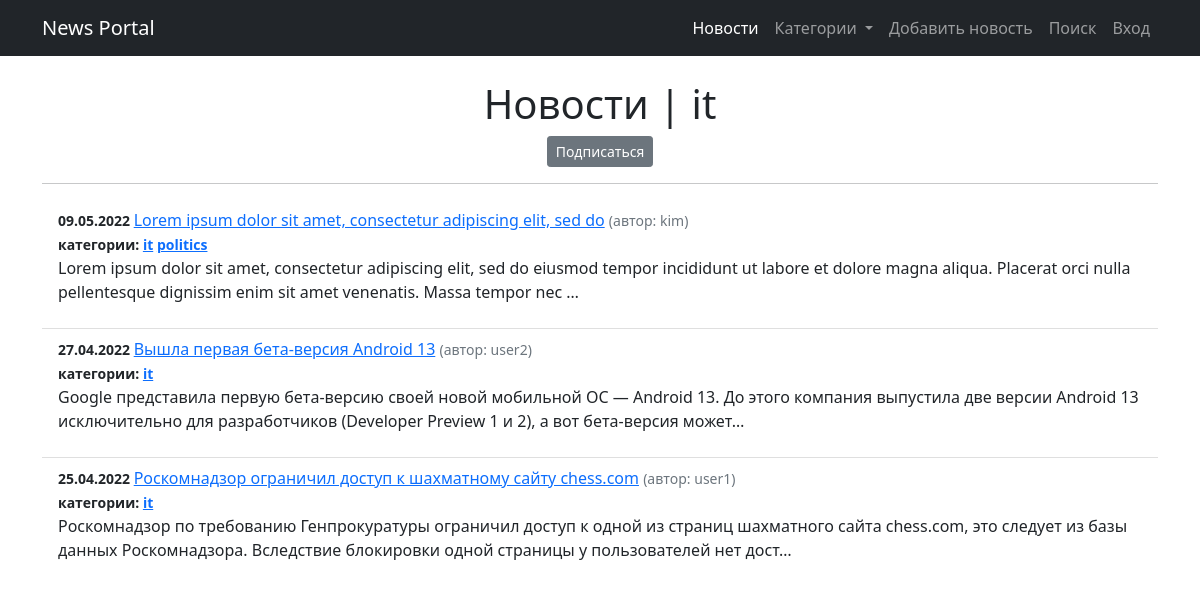
The page /news/category/it on the database as committed earlier.
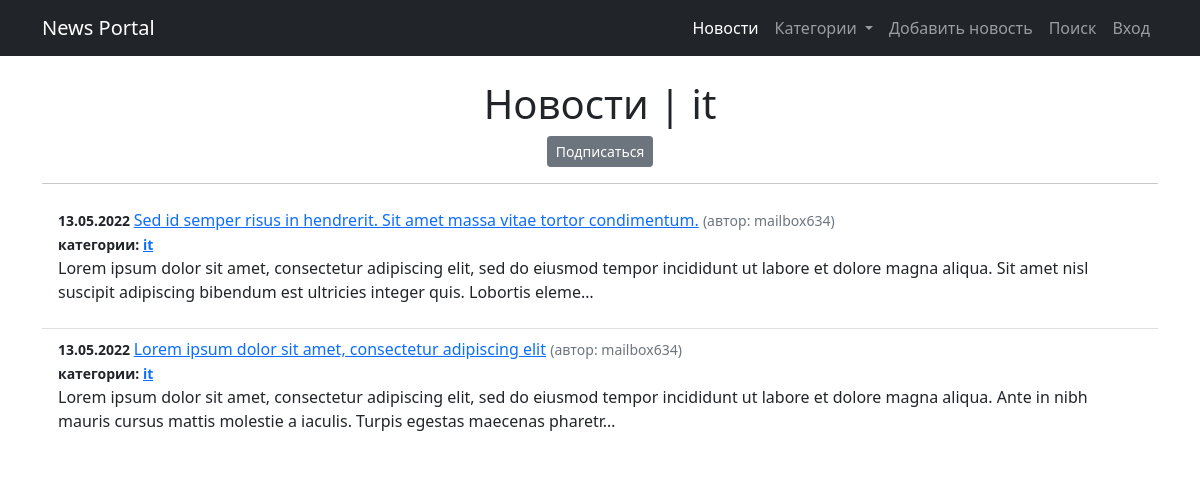
The same page on the database as committed later.
### news/models.py (models this page shows, shortened)
class Post(models.Model):
    article = 'AR'
    news = 'NW'
    POST_TYPE = [
        (article, 'статья'),
        (news, 'новость'),
    ]
    author = models.ForeignKey(Author, on_delete=models.CASCADE)
    post_type = models.CharField(
        max_length=2, choices=POST_TYPE, default=article)
    date = models.DateTimeField(auto_now_add=True)
    title = models.CharField(max_length=255)
    text = models.TextField()
    rating = models.IntegerField(default=0)
    category = models.ManyToManyField(
        Category, through='PostCategory')

class Author(models.Model):
    username = models.OneToOneField(
        User, on_delete=models.CASCADE, primary_key=True)
    rating = models.IntegerField(default=0)
    def __str__(self):
        return self.username.username

class Category(models.Model):
    name = models.CharField(max_length=255, unique=True)
    subscriber = models.ManyToManyField(
        'Subscriber', through='CategorySubscriber')
    def __str__(self):
        return self.name

### news/views.py (the view)
# urls.py: path('category/<str:category>', CategoryNewsListView.as_view(),
class CategoryNewsListView(NewsList):
    model = Post
    template_name = 'news/category_news_list.html'
    context_object_name = 'category_news_list'
    def get_queryset(self):
        self.category = get_object_or_404(
            Category, name=self.kwargs['category'])
        queryset = Post.objects.filter(
            category__name=self.category).order_by('-date')
        return queryset
    def get_context_data(self, **kwargs):
        context = super(CategoryNewsListView, self).get_context_data(**kwargs)
        context['category'] = self.category
        return context

### news/templatetags/custom_filters.py (called while the page is built)
@register.filter()
def format_date(value):
    return value.strftime("%d.%m.%Y")

@register.filter()
def censor(text):
    if type(text) != str:
        return "Type error. Is not string"
    for word in CENSOR_WORDS:
        text = re.sub(r'(?:'+word[1:]+'?)[^\s]+',
                      ("*" * (len(word) - 1)), text)
    return text

### news/views.py (called while the page is built)
    def get_context_data(self, **kwargs):
        category_menu = Category.objects.all()
        context = super().get_context_data(**kwargs)
        context['is_not_authors'] = not self.request.user.groups.filter(
            name='authors').exists()
        context['category_menu'] = category_menu
        return context

### templates/news/category_news_list.html (shortened to what this page needs)
{% extends 'flatpages/default.html' %}
{% load custom_filters %}
{% block content %}
<h1 class="text-center"> Новости | {{category}}</h1>
<p class="text-center"><a href="{% url 'subscribe' category %}" class="btn btn-secondary btn-sm">Подписаться</a></p>
<hr>
    <ul class="list-group list-group-flush">
        {% for cat in category_news_list %}
            <li class="list-group-item">
                <small class="fw-bold">{{ cat.date | format_date }} </small>
                <a href="{% url 'news_post' cat.id %}">{{ cat.title | censor}}</a>
                <small class="text-muted ">(автор: {{ cat.author}})</small> <br>
                <small class="fw-bold">категории:
                    {% for category in cat.category.all %}
                        <a href="{% url 'category_news_list' category %}">{{ category}}</a>
                    {% endfor %}
                </small>
                <p>{{cat.text | censor | truncatechars:210}}</p>
            </li>
        {% endfor %}
    </ul>
{% endblock content %}

Rows that differ between the two databases and show on the page:
removed Post: date "09.05.2022", title|censor "Lorem ipsum dolor sit amet, consectetur adipiscing elit, sed do", author "kim", text|censor "Lorem ipsum dolor sit amet, consectetur adipiscing elit, sed do eiusmod tempor incididunt ut labore et dolore magna aliqua. Placerat orci nulla pellentesque dignissim enim sit amet venenatis. Massa tempor nec …", Category (name "it")
no longer on this page (row unchanged): Category: name "politics", shown under "09.05.2022"
removed Post: date "27.04.2022", title|censor "Вышла первая бета-версия Android 13", author "user2", text|censor "Google представила первую бета-версию своей новой мобильной ОС — Android 13. До этого компания выпустила две версии Android 13 исключительно для разработчиков (Developer Preview 1 и 2), а вот бета-версия может…", Category (name "it")
removed Post: date "25.04.2022", title|censor "Роскомнадзор ограничил доступ к шахматному сайту chess.com", author "user1", text|censor "Роскомнадзор по требованию Генпрокуратуры ограничил доступ к одной из страниц шахматного сайта chess.com, это следует из базы данных Роскомнадзора. Вследствие блокировки одной страницы у пользователей нет дост…", Category (name "it")
added Post: date "13.05.2022", title|censor "Sed id semper risus in hendrerit. Sit amet massa vitae tortor condimentum.", author "mailbox634", text|censor "Lorem ipsum dolor sit amet, consectetur adipiscing elit, sed do eiusmod tempor incididunt ut labore et dolore magna aliqua. Sit amet nisl suscipit adipiscing bibendum est ultricies integer quis. Lobortis eleme…", Category (name "it")
added Post: date "13.05.2022", title|censor "Lorem ipsum dolor sit amet, consectetur adipiscing elit", author "mailbox634", text|censor "Lorem ipsum dolor sit amet, consectetur adipiscing elit, sed do eiusmod tempor incididunt ut labore et dolore magna aliqua. Ante in nibh mauris cursus mattis molestie a iaculis. Turpis egestas maecenas pharetr…", Category (name "it")
